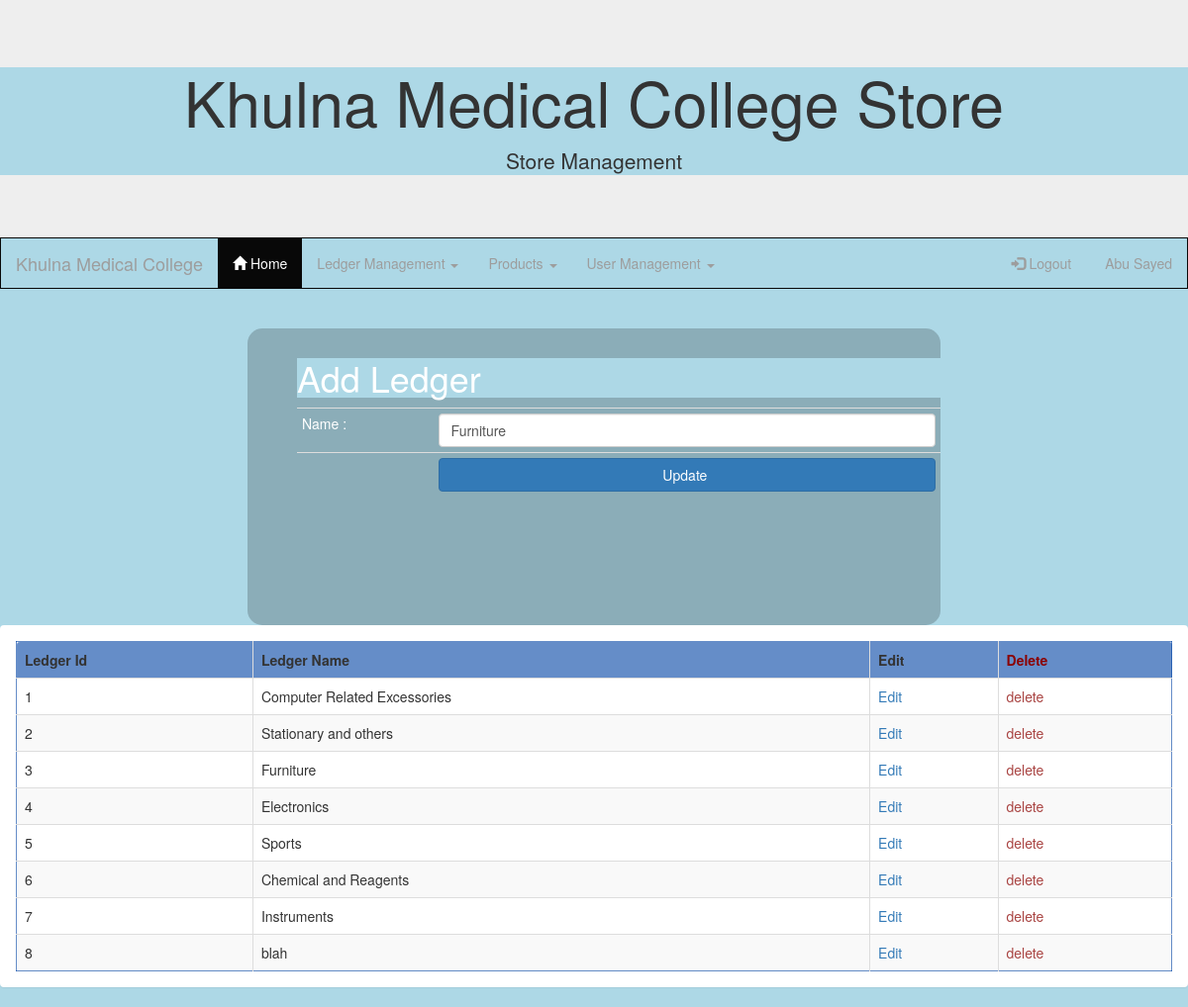
Screenshot of /addledger.php?edit=3 (signed in) with the database file from the repository.
### tables this page shows
CREATE TABLE `product_type` (
  `id` int(11) NOT NULL,
  `type_name` varchar(150) NOT NULL
);

### controller/product.php (called while the page is built, shortened)
<?php
class Product
{
    public function getLedger($id)
    {
        $sql = "SELECT * from product_type where id = $id";
        $result = mysqli_query(mysqli_connect("localhost","root","","hstore"), $sql);
        $row=mysqli_fetch_array($result,MYSQLI_ASSOC);
        if (isset($row))
            return $row;
        else
        {
            die("Database query not working. ");
        }
    }
    public function getAllLedger(){
        $sql = "SELECT * FROM `product_type`;";
        $result = mysqli_query(mysqli_connect("localhost","root","","hstore"), $sql);
        if ($result)
        return $result;
        else
        {
            die("Database query not working. " . mysqli_error($connection));
        }
    }
}
?>

### addledger.php (the view, shortened to what this page needs)
<?php
include_once 'controller/product.php';
$_Product = new Product();
if(isset($_GET['edit'])){
    $id = $_GET['edit'];
    $ledger = $_Product->getLedger($id);
}
 ?>
<!DOCTYPE html>
<html>
<head>
	<link rel="stylesheet" href="https://maxcdn.bootstrapcdn.com/bootstrap/3.3.7/css/bootstrap.min.css">
	<link rel="stylesheet" href="./resources/css/master.css">
</head>
<body>
	<header>
		<?php include_once 'template/header.php'; ?>
	</header>
	<div class="smallcontainer">
		<form name="regform" action="" method="POST">
			<div class="center">
				<h1> Add Ledger </h1>
			</div>
			<table class="table table-condensed">
				<tr>
					<td>Name :</td><td><input type="text" name="ledger_name" value="<?php
                    if(isset($_GET['edit'])){
                        echo $ledger['type_name'];
                    }
                     ?>" placeholder="Ledger Name" class="form-control"></td>
				</tr>
				<div class="right"  >
					<tr>
						<td></td><td><input type="submit"
                             name=<?php if(isset($_GET['edit']))
                            echo "update";
                            else
                                echo "submit";
                     ?> value="&nbsp;&nbsp;
                            <?php if(isset($_GET['edit']))
                                echo "Update";
                                else
                                    echo "Submit";
                         ?> &nbsp; &nbsp;" class="btn btn-primary btn-block"  ></td>
					</tr>
				</div>
		</table>
	</form>
</div>
    <div class="panel panel-body">
    <table class="table table-bordered table-striped" style="border: 1px solid;border-color: rgba(7,71,166,0.62)">
    <?php
    $Result = $_Product->getAllLedger();
    if(isset($Result)){
        ?>
        <tr style="background-color: rgba(7,71,166,0.62)">
            <th>Ledger Id</th>
            <th>Ledger Name</th>
            <th>Edit</th>
            <th style="color: darkred">Delete</th>
        </tr>
        <?php
        while($row=mysqli_fetch_array($Result,MYSQLI_ASSOC)){
            ?>
            <tr>
                <td><?php echo $row['id']; ?></td>
                <td><?php echo $row['type_name']; ?></td>
                <td>
                    <a href="?edit=<?php echo $row['id']; ?>" onclick="return confirm('sure to edit !'); " >Edit</a>
                </td>
                <td>
                    <a class="text-danger" href="?del=<?php echo $row['id'];  ?>" onclick="return confirm('sure to delete !'); " >delete</a>
                </td>
            </tr>
            <?php
        }
    }
    else{
        echo 'Problem in Reading Ledger list';
    }
    ?>
    </table>
    </div>
</body>
</head>
</html>

### resources/css/master.css (style rules this page uses)
div { background-color: lightblue; }
.smallcontainer { width: 700px; height: 300px; background-color: rgba(0,0,0,0.2); margin:0 auto; margin-top:40px; padding-top: 10px; padding-left: 50px; border-radius: 15px; -webkit-border-radius:15px; -o-border-radius:15px; -moz-border-radius:15px; color:white; front-weight:bolder; box-shadow: inset -4px -6px rgba(0,0,0,0.0); font-weight: 18px; }
body { background-color: lightblue; background-image: url("green.png"); background-repeat: repeat-x; }

### rows the page displays
product_type: ledger_name "Furniture", id "3", type_name "Furniture"
product_type: id "1", type_name "Computer Related Excessories"
product_type: id "2", type_name "Stationary and others"
product_type: id "4", type_name "Electronics"
product_type: id "5", type_name "Sports"
product_type: id "6", type_name "Chemical and Reagents"
product_type: id "7", type_name "Instruments"
product_type: id "8", type_name "blah"

### other values shown
$_SESSION['fullname'] "Abu Sayed"
